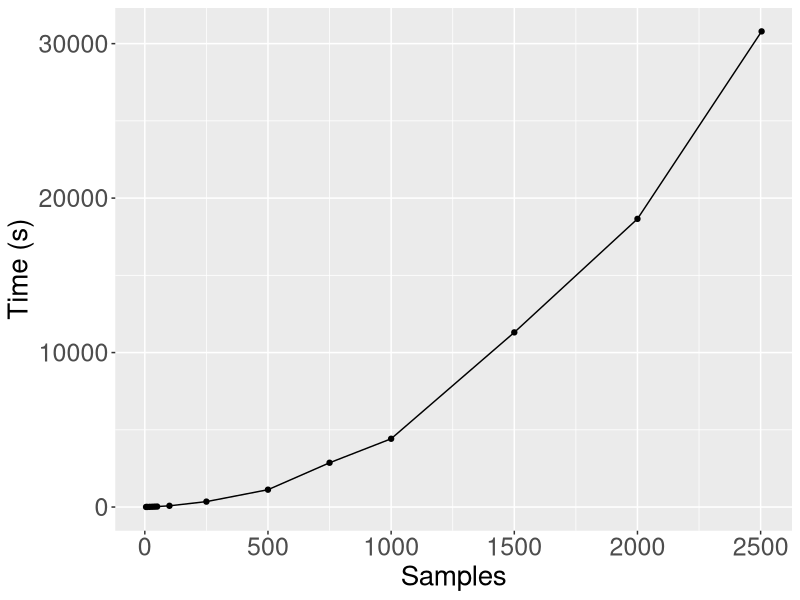
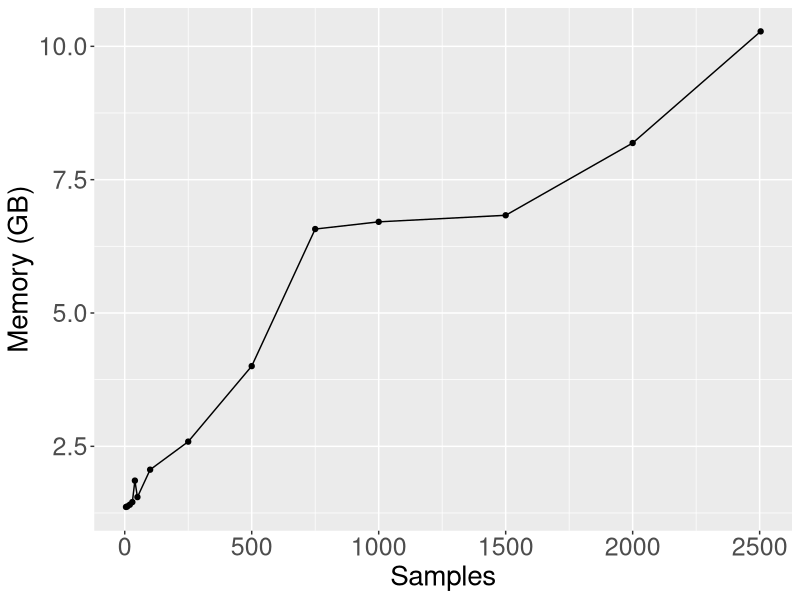
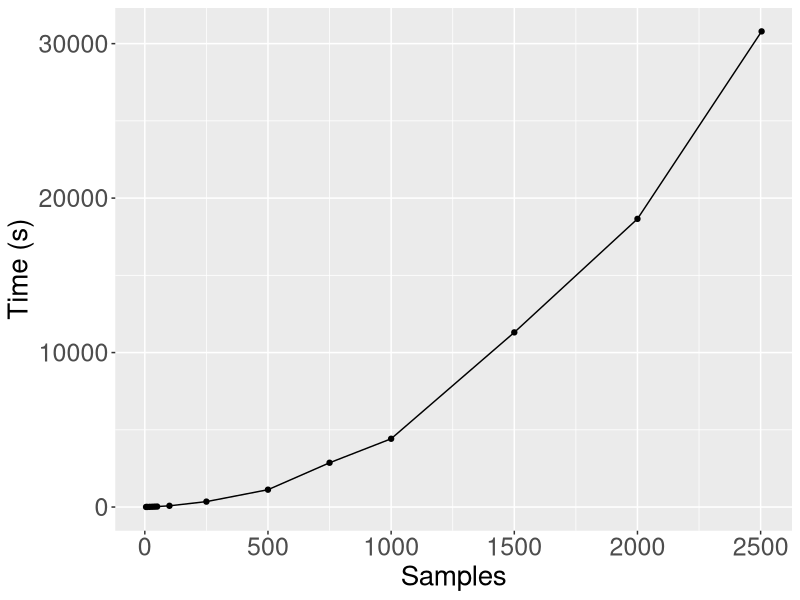
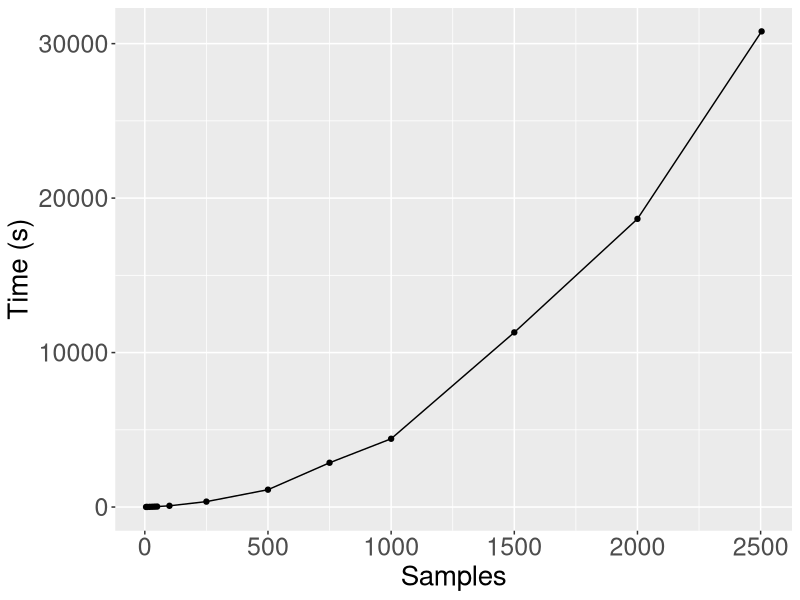
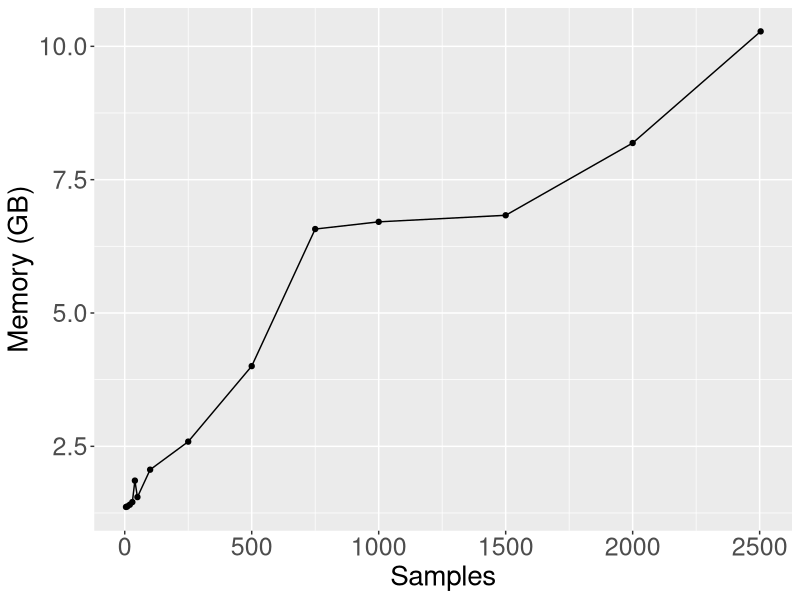
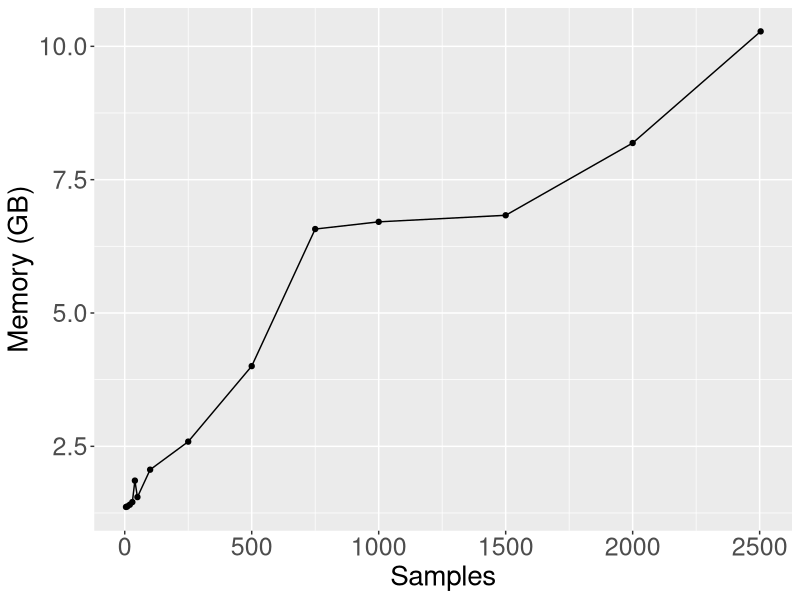

Here is the R script that generated these plots, in order:
library(dplyr)
library(ggplot2)
library(tidyr)
library(stringr)
library(reshape2)
library(gridExtra)
library(rlist)
library(VennDiagram)
library(Cairo)
library(here)

samples <- c(5,
             10,
             20,
             30,
             40,
             50,
             100,
             250,
             500,
             750,
             1000,
             1500,
             2000,
             2504)

times<- c(5.201,
          7.245,
          13.398,
          18.532,
          24.710,
          30.860,
          80.084,
          350.832,
          1122.906,
          2866.614,
          4420.475,
          11306.869,
          18655.551,
          30792.497)

mems <- c(1.363,
          1.372,
          1.405,
          1.454,
          1.857,
          1.548,
          2.062,
          2.588,
          4.004,
          6.574,
          6.709,
          6.832,
          8.187,
          10.280
)

df <- data.frame(matrix(nrow = 14, ncol = 3))
df$Samples <- samples
df$Time <- times
df$Memory<- mems

ggplot(df, aes(x = Samples, y = Time)) + geom_line() + geom_point() + ylab("Time (s)") + theme(
  axis.text = element_text(size = 18), axis.title.x = element_text(size = 20), axis.title.y = element_text(size = 20)
)
ggsave("/home/mkirsche/jasmine_data/revisions/simtime.png", width = 8, height = 8)
ggsave("/home/mkirsche/jasmine_data/revisions/simtime.svg", width = 8, height = 8)


ggplot(df, aes(x = Samples, y = Memory)) + geom_line() + geom_point() + ylab("Memory (GB)") + theme(
  axis.text = element_text(size = 18), axis.title.x = element_text(size = 20), axis.title.y = element_text(size = 20)
)
ggsave("/home/mkirsche/jasmine_data/revisions/simmemory.png", width = 8, height = 8)
ggsave("/home/mkirsche/jasmine_data/revisions/simmemory.svg", width = 8, height = 8)
